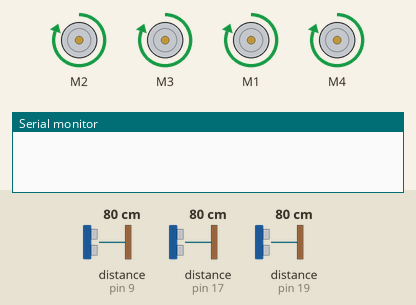
This sketch was run on a simulated Arduino Uno, built with avr-gcc and run on an emulated ATmega328P. On the bench: 4 × DC motor (green arrow = forward, orange = backward, longer = faster), the last lines printed to the serial monitor. Wiring (inferred from the names in the program): 3 × ultrasonic range finder: trigger pin 9, echo pin 9 / trigger pin 16, echo pin 17 / trigger pin 18, echo pin 19. The inputs (shaded band) are chosen by the test bench; at power-on: distance to the obstacle (sensors on pin 9, pin 17, pin 19) 80 cm. The echo pulse lasts 58.3 µs per cm.

Above: at 1.2 s.
1.3 s: distance to the obstacle (sensor on pin 9) set to 17 cm
2.8 s: distance to the obstacle (sensor on pin 9) set to 14 cm
At 3.7 s:
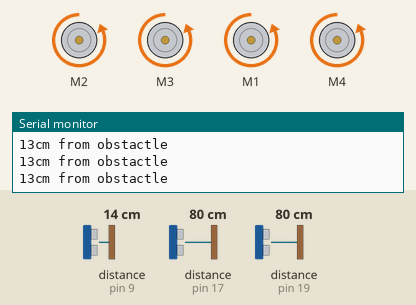
At 5.66 s:
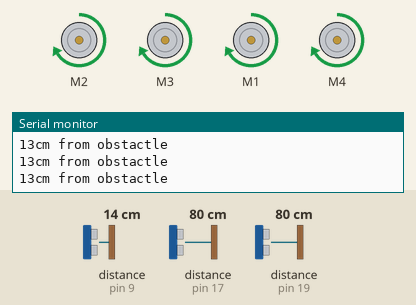
5.8 s: distance to the obstacle (sensor on pin 17) set to 2 cm
At 6.6 s:
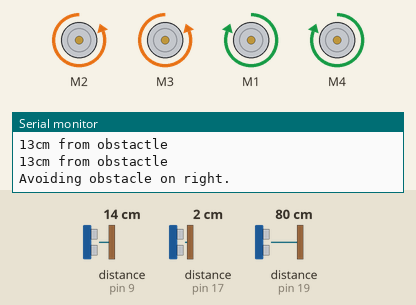
8.8 s: distance to the obstacle (sensor on pin 19) set to 17 cm
11.8 s: distance to the obstacle (sensor on pin 19) set to 14 cm
14.8 s: distance to the obstacle (sensor on pin 17) set to 18 cm
At 15.3 s:
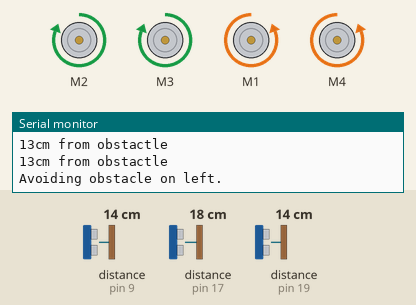
Timing chart, 0 to 18.8 s (numbered marks = the images above; inputs shaded):
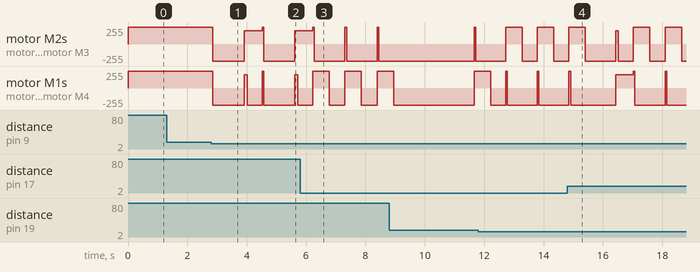

The sketch:

WALL3E.ino
```cpp
#include <AFMotor.h>
#include <Wire.h>

#define I2C_ADDR 9

const uint8_t LEFT_SIDE = 1;
const uint8_t RIGHT_SIDE = 2;
const uint8_t RF = 1;
const uint8_t RR = 4;
const uint8_t LF = 2;
const uint8_t LR = 3;
const uint8_t PIN_PROX_C = 9;
const uint8_t PIN_PROX_L_T = 18;
const uint8_t PIN_PROX_L_E = 19;
const uint8_t PIN_PROX_R_T = 16;
const uint8_t PIN_PROX_R_E = 17;
const uint8_t TURNED_LEFT = 1;
const uint8_t TURNED_RIGHT = 2;
const uint8_t MIN_OBST_DIST = 15;
const uint8_t MAX_TURN_COUNT = 2;

// Right Side
AF_DCMotor mtrRF(RF); // RF
AF_DCMotor mtrRR(RR); // RR

// Left Side
AF_DCMotor mtrLF(LF); // LF
AF_DCMotor mtrLR(LR); // LR

// Detected forward obstacle count.
uint8_t obstacle_cnt = 0;

// Direction of the last turn.
uint8_t last_turn = 0;

// The number of times turned in a single direction.
uint8_t turn_count = 0;

// Left obstacle count.
uint8_t l_distance_cnt = 0;

// Right obstacle count.
uint8_t r_distance_cnt = 0;

// Current forward distance reading.
long distance = 0;

// Current right distance reading.
long r_distance = 0;

// Current left distance reading.
long l_distance = 0;

void setup()
{
  Serial.begin(9600);

  // Initialize the motors and start moving forward.
  motorInit(mtrRF);
  motorInit(mtrLF);
  motorInit(mtrRR);
  motorInit(mtrLR);

  setSpeed(LEFT_SIDE, 255, FORWARD);
  setSpeed(RIGHT_SIDE, 255, FORWARD);
}

void loop()
{
  distance = proximityDistance(PIN_PROX_C, PIN_PROX_C);
  r_distance = proximityDistance(PIN_PROX_R_T, PIN_PROX_R_E);
  l_distance = proximityDistance(PIN_PROX_L_T, PIN_PROX_L_E);

  // Throw away 0 distance readings, they're invalid.
  if(distance == 0)
  {
    Serial.println("Bed center proximity scan.");
  }
  else if(distance < MIN_OBST_DIST)
  {
    Serial.print(distance);
    Serial.println("cm from obstactle");
    obstacle_cnt++;
  }
  // No obstacles, reset counters.
  else
  {
    obstacle_cnt = 0;
    turn_count = 0;
  }

  // Check left distance first, err on the side of turning to the right from obstacles being approached.
  // TODO: Check both sides and determine whether or not to stay straight or turn away from the closest
  // upcoming obstacle.
  if(l_distance < MIN_OBST_DIST && l_distance > 0)
  {
    // Turn away from an obstacle if detected numerous times already.
    if(l_distance_cnt > 2)
    {
      Serial.println("Avoiding obstacle on left.");
      turnRight();
      l_distance_cnt = 0;
    } else { l_distance_cnt++; }
  }
  else if(r_distance < 15 && r_distance > 0)
  {
    if(r_distance_cnt > 2)
    {
      Serial.println("Avoiding obstacle on right.");
      turnLeft();
      r_distance_cnt = 0;
    } else { r_distance_cnt++; }
  }
  // No obstacles were found, reset obstacle state.
  else
  {
    l_distance_cnt = 0;
    r_distance_cnt = 0;
    last_turn = 0;
  }

  // If a forward obstacle is detected numerous times, back away and determine whether to go left or right.
  if(obstacle_cnt > 3)
  {
    // Backup before turning right or left.
    backward(255);

    long r_dist = proximityDistance(PIN_PROX_R_T, PIN_PROX_R_E);
    long l_dist = proximityDistance(PIN_PROX_L_T, PIN_PROX_L_E);

    delayMicroseconds(2);

    // Take a number of readings to get more precise data, throw away bad reads.
    for(uint8_t i = 0; i < 4; i++)
    {
      // Read right proximity.
      long tmp_r = proximityDistance(PIN_PROX_R_T, PIN_PROX_R_E);
      // Throw away zero values, they were a bad read.
      if(tmp_r > 0)
      {
        // Average the distances as they come in.
        r_dist = (r_dist + tmp_r) / 2;
      }
      // Read left proximity.
      long tmp_l = proximityDistance(PIN_PROX_L_T, PIN_PROX_L_E);
      if(tmp_l > 0)
      {
        l_dist = (l_dist + tmp_l) / 2;
      }
      // Delay briefly to allow a better read.
      delayMicroseconds(10);
    }

    // Delay a bit before turning to allow for a farther backup.
    delay(500);

    // If the left appears more/as clear, go left.
    if(l_dist >= r_dist)
    {
      if(last_turn == TURNED_LEFT)
      {
        // If turning the same direction repeatedly doesn't unblock, turn around.
        if(turn_count > MAX_TURN_COUNT)
        {
          turnAround();
          // Reset turn count after turning around.
          turn_count = 0;
        }
        else { turn_count++; }
      }
      else
      {
        last_turn = TURNED_LEFT;
        turn_count = 1;
        // Turn left
        turnLeft();
        // Go forward in a left direction, briefly.
        forward(200);
        delay(100);
        // Turn right to straighten out a bit.
        turnRight();
      }
    }
    // Otherwise go right.
    else
    {
      if(last_turn == TURNED_RIGHT)
      {
        if(turn_count > MAX_TURN_COUNT)
        {
          turnAround();
          turn_count = 0;
        }
        else { turn_count++; }
      }
      else
      {
        last_turn = TURNED_RIGHT;
        turn_count = 1;
        turnRight();
        forward(200);
        delay(100);
        turnLeft();
      }
    }
    // Reset the obstacle count after avoiding.
    obstacle_cnt = 0;
  }

  forward(255);
}

void initProximity(uint8_t pin)
{
  pinMode(pin, OUTPUT);
  digitalWrite(pin, LOW);
  delayMicroseconds(2);
  digitalWrite(pin, HIGH);
  delayMicroseconds(5);
  digitalWrite(pin, LOW);
}

long proximityDistance(uint8_t trigger, uint8_t echo)
{
  initProximity(trigger);

  pinMode(echo, INPUT);
  long duration = pulseIn(echo, HIGH);
  if(duration == 0)
  {
    delayMicroseconds(10);
    initProximity(trigger);
    duration = pulseIn(echo, HIGH);
  }
  long distance = msToCM(duration);

  return distance;
}

long msToCM(long ms)
{
  return ms/29/2;
}

void motorInit(AF_DCMotor motor)
{
  motor.setSpeed(200);
  motor.run(RELEASE);
}

void turnAround()
{
  backward(255);
  delay(700);
  setSpeed(RIGHT_SIDE, 255, BACKWARD);
  delay(1500);
}

void turnLeft()
{
  setSpeed(LEFT_SIDE, 255, BACKWARD);
  delay(500);
  setSpeed(LEFT_SIDE, 255, FORWARD);
}

void turnRight()
{
  setSpeed(RIGHT_SIDE, 255, BACKWARD);
  delay(500);
  setSpeed(RIGHT_SIDE, 255, FORWARD);
}

void forward(uint8_t speedValue)
{
  setSpeed(RIGHT_SIDE, speedValue, FORWARD);
  setSpeed(LEFT_SIDE, speedValue, FORWARD);
}

void backward(uint8_t speedValue)
{
  setSpeed(RIGHT_SIDE, speedValue, BACKWARD);
  setSpeed(LEFT_SIDE, speedValue, BACKWARD);
}

void setSpeed(uint8_t pair, uint8_t speedValue, uint8_t cmd) {
  if(pair == LEFT_SIDE) {
    mtrLF.setSpeed(speedValue);
    mtrLF.run(cmd);
    mtrLR.setSpeed(speedValue);
    mtrLR.run(cmd);
  }
  else if(pair == RIGHT_SIDE)
  {
    mtrRF.setSpeed(speedValue);
    mtrRF.run(cmd);
    mtrRR.setSpeed(speedValue);
    mtrRR.run(cmd);
  }
}
```

Measured:
- the behaviour switches between 16 and 15 cm on distance to the obstacle (sensor on pin 9) (found by bisection; images 0 and 1)
- after the input at 1.3 s, every drawn part: stays the same
- after the input at 2.8 s, motor M2, motor M3: alternates backward 255/255 for 1.1 s and forward 200/255 for 0.60 s, starting after 0.06 s; motor M1, motor M4: goes backward 255/255 1.1 s, forward 200/255 0.10 s, backward 255/255 1.6 s, forward 200/255 0.10 s, then backward 255/255, starting after 0.06 s
